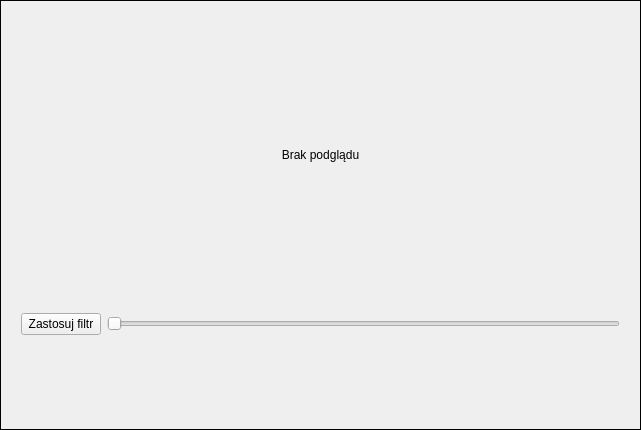
<?xml version="1.0" encoding="UTF-8"?>
<ui version="4.0">
 <class>FilterWidget</class>
 <widget class="QFrame" name="FilterWidget">
  <property name="geometry">
   <rect>
    <x>0</x>
    <y>0</y>
    <width>641</width>
    <height>430</height>
   </rect>
  </property>
  <property name="windowTitle">
   <string>Frame</string>
  </property>
  <property name="frameShape">
   <enum>QFrame::Panel</enum>
  </property>
  <property name="frameShadow">
   <enum>QFrame::Plain</enum>
  </property>
  <property name="lineWidth">
   <number>1</number>
  </property>
  <layout class="QVBoxLayout" name="verticalLayout">
   <item>
    <widget class="QLabel" name="label">
     <property name="sizePolicy">
      <sizepolicy hsizetype="Expanding" vsizetype="Expanding">
       <horstretch>0</horstretch>
       <verstretch>0</verstretch>
      </sizepolicy>
     </property>
     <property name="focusPolicy">
      <enum>Qt::NoFocus</enum>
     </property>
     <property name="frameShape">
      <enum>QFrame::NoFrame</enum>
     </property>
     <property name="text">
      <string>Brak podglądu</string>
     </property>
     <property name="alignment">
      <set>Qt::AlignCenter</set>
     </property>
    </widget>
   </item>
   <item>
    <widget class="QFrame" name="frame">
     <property name="sizePolicy">
      <sizepolicy hsizetype="Expanding" vsizetype="Minimum">
       <horstretch>0</horstretch>
       <verstretch>0</verstretch>
      </sizepolicy>
     </property>
     <property name="frameShape">
      <enum>QFrame::NoFrame</enum>
     </property>
     <property name="frameShadow">
      <enum>QFrame::Plain</enum>
     </property>
     <layout class="QHBoxLayout" name="horizontalLayout">
      <item>
       <widget class="QPushButton" name="pushButton">
        <property name="sizePolicy">
         <sizepolicy hsizetype="Fixed" vsizetype="Fixed">
          <horstretch>0</horstretch>
          <verstretch>0</verstretch>
         </sizepolicy>
        </property>
        <property name="focusPolicy">
         <enum>Qt::NoFocus</enum>
        </property>
        <property name="text">
         <string>Zastosuj filtr</string>
        </property>
       </widget>
      </item>
      <item>
       <widget class="QSlider" name="horizontalSlider">
        <property name="minimum">
         <number>1</number>
        </property>
        <property name="maximum">
         <number>1000</number>
        </property>
        <property name="orientation">
         <enum>Qt::Horizontal</enum>
        </property>
       </widget>
      </item>
     </layout>
    </widget>
   </item>
   <item>
    <widget class="QScrollArea" name="menuScrollArea">
     <property name="sizePolicy">
      <sizepolicy hsizetype="Minimum" vsizetype="Minimum">
       <horstretch>0</horstretch>
       <verstretch>0</verstretch>
      </sizepolicy>
     </property>
     <property name="minimumSize">
      <size>
       <width>0</width>
       <height>50</height>
      </size>
     </property>
     <property name="frameShape">
      <enum>QFrame::NoFrame</enum>
     </property>
     <property name="frameShadow">
      <enum>QFrame::Plain</enum>
     </property>
     <property name="verticalScrollBarPolicy">
      <enum>Qt::ScrollBarAlwaysOff</enum>
     </property>
     <property name="horizontalScrollBarPolicy">
      <enum>Qt::ScrollBarAlwaysOff</enum>
     </property>
     <property name="widgetResizable">
      <bool>true</bool>
     </property>
     <widget class="QWidget" name="scrollAreaWidgetContents">
      <property name="geometry">
       <rect>
        <x>0</x>
        <y>0</y>
        <width>621</width>
        <height>76</height>
       </rect>
      </property>
     </widget>
    </widget>
   </item>
  </layout>
 </widget>
 <resources/>
 <connections/>
</ui>
